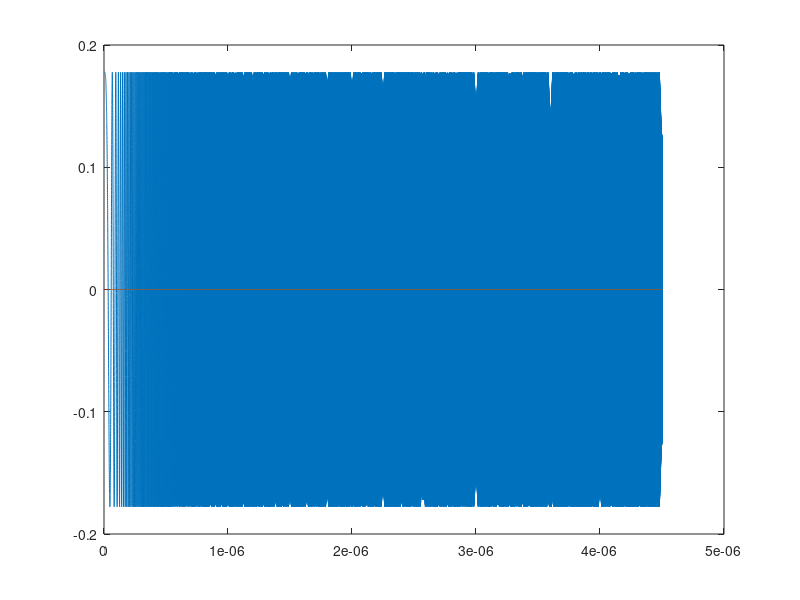
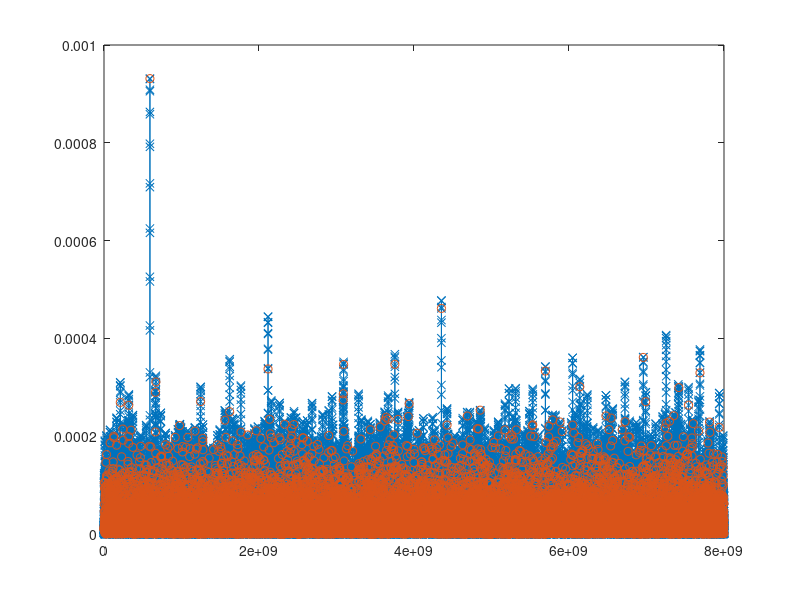
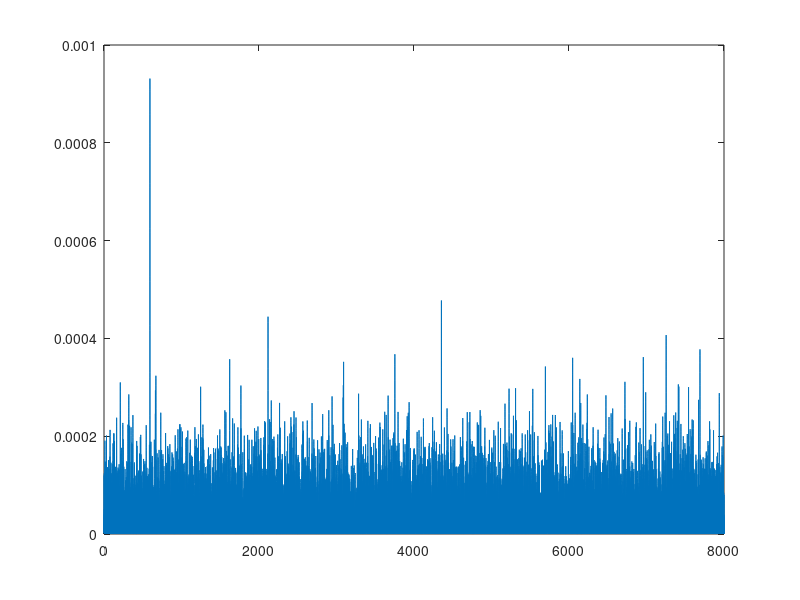
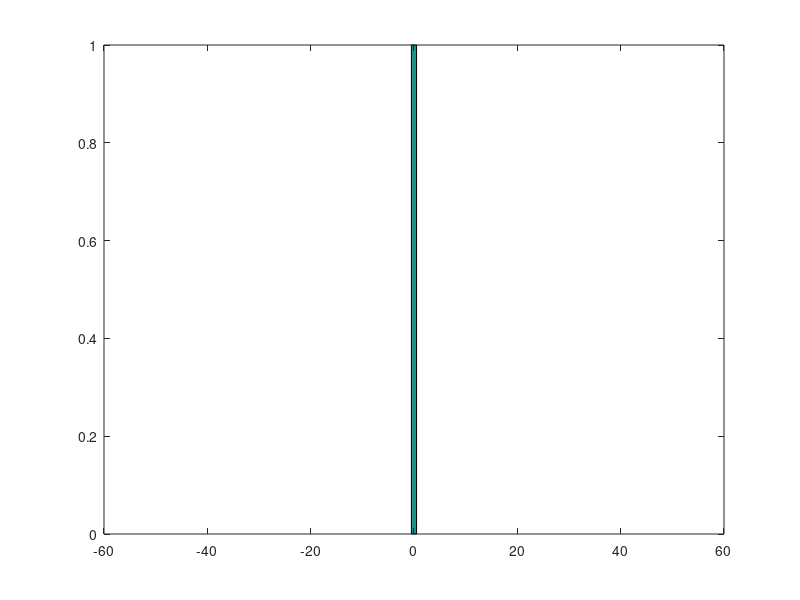

Write the MATLAB code that produced these figures, in order.
clear all
close all
clc

%%
PTX = 1e-3*10^(15/10);  % Potencia transmitida [W], Aparecen muchos outliers si se baja mucho
chirp_bw = 2e9;         % Ancho de banda del chirp
max_range = 300;        % Rango máximo
c = 3e8;
Twait = 2*max_range/c;
q_elect = 1.6e-19;      % Carga del electrón, para calcular ruido
Tmeas = 2.5e-6;         % Tiempo de medición
Tmod = Tmeas+Twait;     % Tiempo de modulación
chirp_slope = chirp_bw/Tmod;    % Pendiente del chirp

% Parámetros del canal
range = 200;                %m
ARX=pi*(2.5e-2/2)^2;        % Apertura de 1in de diametro
rho = 0.1;                  % Reflectividad
lambda0 = 1550e-9;          % Ancho de banda inicial [m]
omega0 = 2*pi*c/lambda0;    % Frecuencia inicial
RPD = 0.7;                  % A/W Responsitividad del diodo

% Muestreo
NOS = 4;
fs=NOS*chirp_bw;          % Frec. de muestreo de Matlab
Ncells = ceil(fs*Tmeas);
fs=Ncells/Tmeas;        % Frecuencia de muestreo como numero entero  
Ts = 1/fs;              % Período de muestreo

%% Transmisor
Lsim = ceil(Tmod*fs);                       % Largo de la sim.
tline = Ts.*(0:Lsim-1)';                    % Linea de tiempo de modulación
insta_freq = chirp_slope.*tline;            % Frecuencia instantánea
insta_phase = 2*pi*cumsum(insta_freq).*Ts;  % Fase instantánea
chirp_tx = exp(1j*insta_phase);             % Chirp unitario

s_t = sqrt(PTX).*chirp_tx;                  % Señal transmitida

%% Canal
tau = 2*range/c;              % Delay del canal
delay_samples = round(tau*fs);
real_tau = delay_samples*Ts;
real_range = real_tau*c/2;    % Rango real

power_gain = rho*ARX/(4*pi*range.^2);       % Potencia
atten = sqrt(power_gain);                   % Atenuación
delta_phase = 2*pi*c/(lambda0*real_tau);    % Cambio de fase

ch_out = atten.*[zeros(delay_samples,1); s_t(1:end-delay_samples)].*exp(-1j*delta_phase);
    % Salida del canal (atten, delay y fase)
figure
plot(tline, real(s_t));
hold all
plot(tline, real(ch_out));

%% Receptor
wait_samples = ceil(Twait*fs);
detector_out_noiseless = conj(ch_out.*conj(chirp_tx));  % Salida del detector (mixer), se conjuga todo porque sino da frecuencias negativas
dsp_input_noiseless = detector_out_noiseless(1+wait_samples:end);   % Salida del detector sin Twait
noise_power = q_elect/RPD * fs;     % Potencia del ruido

prx_measured = mean(abs(dsp_input_noiseless).^2);   % Potencia medida de señal recibida
prx_theo = PTX*power_gain;                          % Potencia teórica (power gain es atenuación)
theo_snr = prx_theo*Tmeas/(q_elect/RPD)
theo_snr_dB = 10*log10(theo_snr)    % Aparecen outliers de 14dB para abajo

Ncells = ceil(fs*Tmeas);    % numero de bines/celdas de la FFT minimo | Cuántas celdas me entrarían dentro de la FFT en el ancho de banda que estoy planteando
FFT_NOS = 16;                % Sobremuestreo de la FFT, para poder medir precisión, usar valor mayor a 8 al medir precisión
NFFT = FFT_NOS*Ncells;      % Tamaño de la transformada
fvec = (0:NFFT-1)*(fs/NFFT);    % Vector de frecuencia, la cantidad de frecuencias es el tamaño de la transformada, el paso de frecuencia es fs/NFFT

fbeat = chirp_slope*2*real_range/c;     % Frecuencia teórica del tono resultante
cell_of_interest = round(fbeat*Tmeas);  % Celda de interés = fbeat/(1/Tmeas)
% total_cells = fs*Tmeas;   % El ancho de cada celda es 1/Tmeas

% Como el numero total de celdas es fs*Tmeas, y la frecuencia mayor es fs
% entonces tiene sentido que la COI sea fbeat*Tmeas.

% Decimado/División en celdas
theo_max_pos = round(fbeat/fs*NFFT)+1;  % Posición teórica del máximo (fbeat) en la transformada
fft_dec_phase = mod(theo_max_pos-1,FFT_NOS);    % Posición de la celda donde está el máximo
fvec_dec = fvec(1+fft_dec_phase:FFT_NOS:end);   % Vector de frecuencia decimado, con máximo en medio de la celda

% fft_dec_phase Es un número tal que si empiezo a decimar desde ese punto
% con pasos FFT_NOS entonces siempre voy a tener el máximo en el centro de
% la celda.

tline2 = tline(1+wait_samples:end);

Niters = 1;
range_est_v=zeros(Niters,1);
for niter=1:Niters
    niter;
    
    noise = sqrt(noise_power/2).*(randn(size(ch_out))+1j.*randn(size(ch_out))); % Señal de ruido
    detector_out = detector_out_noiseless+noise;    % Salida del detector con ruido
    dsp_input = detector_out(1+wait_samples:end);   % Salida del detector con ruido sin delay

    % 
%     figure
%     plot(tline, real(detector_out_noiseless))
%     hold all
%     plot(tline, real(noise))
%     plot(tline, real(detector_out))
%     plot(tline2, real(dsp_input))

    y_mf = abs(fft(dsp_input, NFFT)).^2;    % Salida del match filter (fft) potencia
    
    if niter==1
        y_mf_accum = y_mf/Niters;
    else
        y_mf_accum = y_mf_accum+y_mf/Niters;
    end
    
    [~,max_pos] = max(y_mf);    % Valor máximo de la fft
    fbeat_meas = fvec(max_pos); % Ubicación del valor máximo en el vector de frecuencia (fbeat medido)
    range_est = (fbeat_meas/chirp_slope)*c/2;   % Rango estimado con la fbeat medida
    range_est_v(niter)= range_est;  % Vector de rangos estimados (cálculo de precisión)
    
    
    y_mf_dec = y_mf(1+fft_dec_phase:FFT_NOS:end);   % Vector y_mf decimado
    
    figure
    plot(fvec,y_mf,'-x');
    hold all
    plot(fvec_dec,y_mf_dec,'o');
    
end

figure
plot(fvec/1e6, y_mf_accum)

[max_val,max_pos] = max(y_mf);  % Valor e índice del pico de la señal
mean_noise = mean(y_mf_accum(max_pos+1000:end));    % Media del ruido
snr_comp = (max_val)/mean_noise % Cálculo de SNR
snr_comp_dB = 10*log10(snr_comp)    % SNR logarítmico

% Calculamos la SNR y dio bien

%%
range_error = range_est_v - real_range;
figure
hist(range_error, 100)